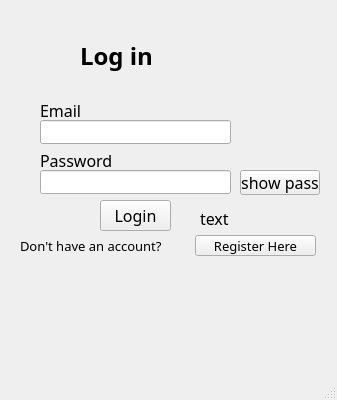
<?xml version="1.0" encoding="UTF-8"?>
<ui version="4.0">
 <class>MainWindow</class>
 <widget class="QMainWindow" name="MainWindow">
  <property name="geometry">
   <rect>
    <x>0</x>
    <y>0</y>
    <width>337</width>
    <height>400</height>
   </rect>
  </property>
  <property name="font">
   <font>
    <family>Yu Gothic UI Light</family>
    <pointsize>12</pointsize>
   </font>
  </property>
  <property name="windowTitle">
   <string>MainWindow</string>
  </property>
  <widget class="QWidget" name="centralwidget">
   <widget class="QPushButton" name="pushButton">
    <property name="geometry">
     <rect>
      <x>100</x>
      <y>200</y>
      <width>71</width>
      <height>31</height>
     </rect>
    </property>
    <property name="text">
     <string>Login</string>
    </property>
   </widget>
   <widget class="QPushButton" name="pushButton_2">
    <property name="geometry">
     <rect>
      <x>195</x>
      <y>235</y>
      <width>121</width>
      <height>21</height>
     </rect>
    </property>
    <property name="font">
     <font>
      <family>Yu Gothic UI Light</family>
      <pointsize>10</pointsize>
     </font>
    </property>
    <property name="mouseTracking">
     <bool>false</bool>
    </property>
    <property name="text">
     <string>Register Here</string>
    </property>
   </widget>
   <widget class="QLabel" name="label">
    <property name="geometry">
     <rect>
      <x>80</x>
      <y>30</y>
      <width>101</width>
      <height>51</height>
     </rect>
    </property>
    <property name="font">
     <font>
      <family>Yu Gothic UI Light</family>
      <pointsize>18</pointsize>
      <weight>75</weight>
      <italic>false</italic>
      <bold>true</bold>
      <underline>false</underline>
      <strikeout>false</strikeout>
      <kerning>true</kerning>
     </font>
    </property>
    <property name="text">
     <string>Log in</string>
    </property>
   </widget>
   <widget class="QLabel" name="label_2">
    <property name="geometry">
     <rect>
      <x>40</x>
      <y>100</y>
      <width>61</width>
      <height>20</height>
     </rect>
    </property>
    <property name="text">
     <string>Email</string>
    </property>
   </widget>
   <widget class="QLabel" name="label_3">
    <property name="geometry">
     <rect>
      <x>40</x>
      <y>150</y>
      <width>91</width>
      <height>20</height>
     </rect>
    </property>
    <property name="text">
     <string>Password</string>
    </property>
   </widget>
   <widget class="QLineEdit" name="login_email_txt">
    <property name="geometry">
     <rect>
      <x>40</x>
      <y>120</y>
      <width>191</width>
      <height>24</height>
     </rect>
    </property>
   </widget>
   <widget class="QLineEdit" name="login_pass_txt">
    <property name="geometry">
     <rect>
      <x>40</x>
      <y>170</y>
      <width>191</width>
      <height>24</height>
     </rect>
    </property>
    <property name="echoMode">
     <enum>QLineEdit::Password</enum>
    </property>
   </widget>
   <widget class="QLabel" name="label_4">
    <property name="geometry">
     <rect>
      <x>20</x>
      <y>230</y>
      <width>171</width>
      <height>31</height>
     </rect>
    </property>
    <property name="font">
     <font>
      <family>Yu Gothic UI Light</family>
      <pointsize>10</pointsize>
     </font>
    </property>
    <property name="text">
     <string>Don't have an account? </string>
    </property>
   </widget>
   <widget class="QPushButton" name="pushButton_3">
    <property name="geometry">
     <rect>
      <x>240</x>
      <y>170</y>
      <width>80</width>
      <height>25</height>
     </rect>
    </property>
    <property name="text">
     <string>show pass</string>
    </property>
   </widget>
   <widget class="QLabel" name="state">
    <property name="geometry">
     <rect>
      <x>200</x>
      <y>210</y>
      <width>91</width>
      <height>16</height>
     </rect>
    </property>
    <property name="text">
     <string>text</string>
    </property>
   </widget>
  </widget>
  <widget class="QMenuBar" name="menubar">
   <property name="geometry">
    <rect>
     <x>0</x>
     <y>0</y>
     <width>337</width>
     <height>26</height>
    </rect>
   </property>
  </widget>
  <widget class="QStatusBar" name="statusbar"/>
 </widget>
 <resources/>
 <connections/>
</ui>
